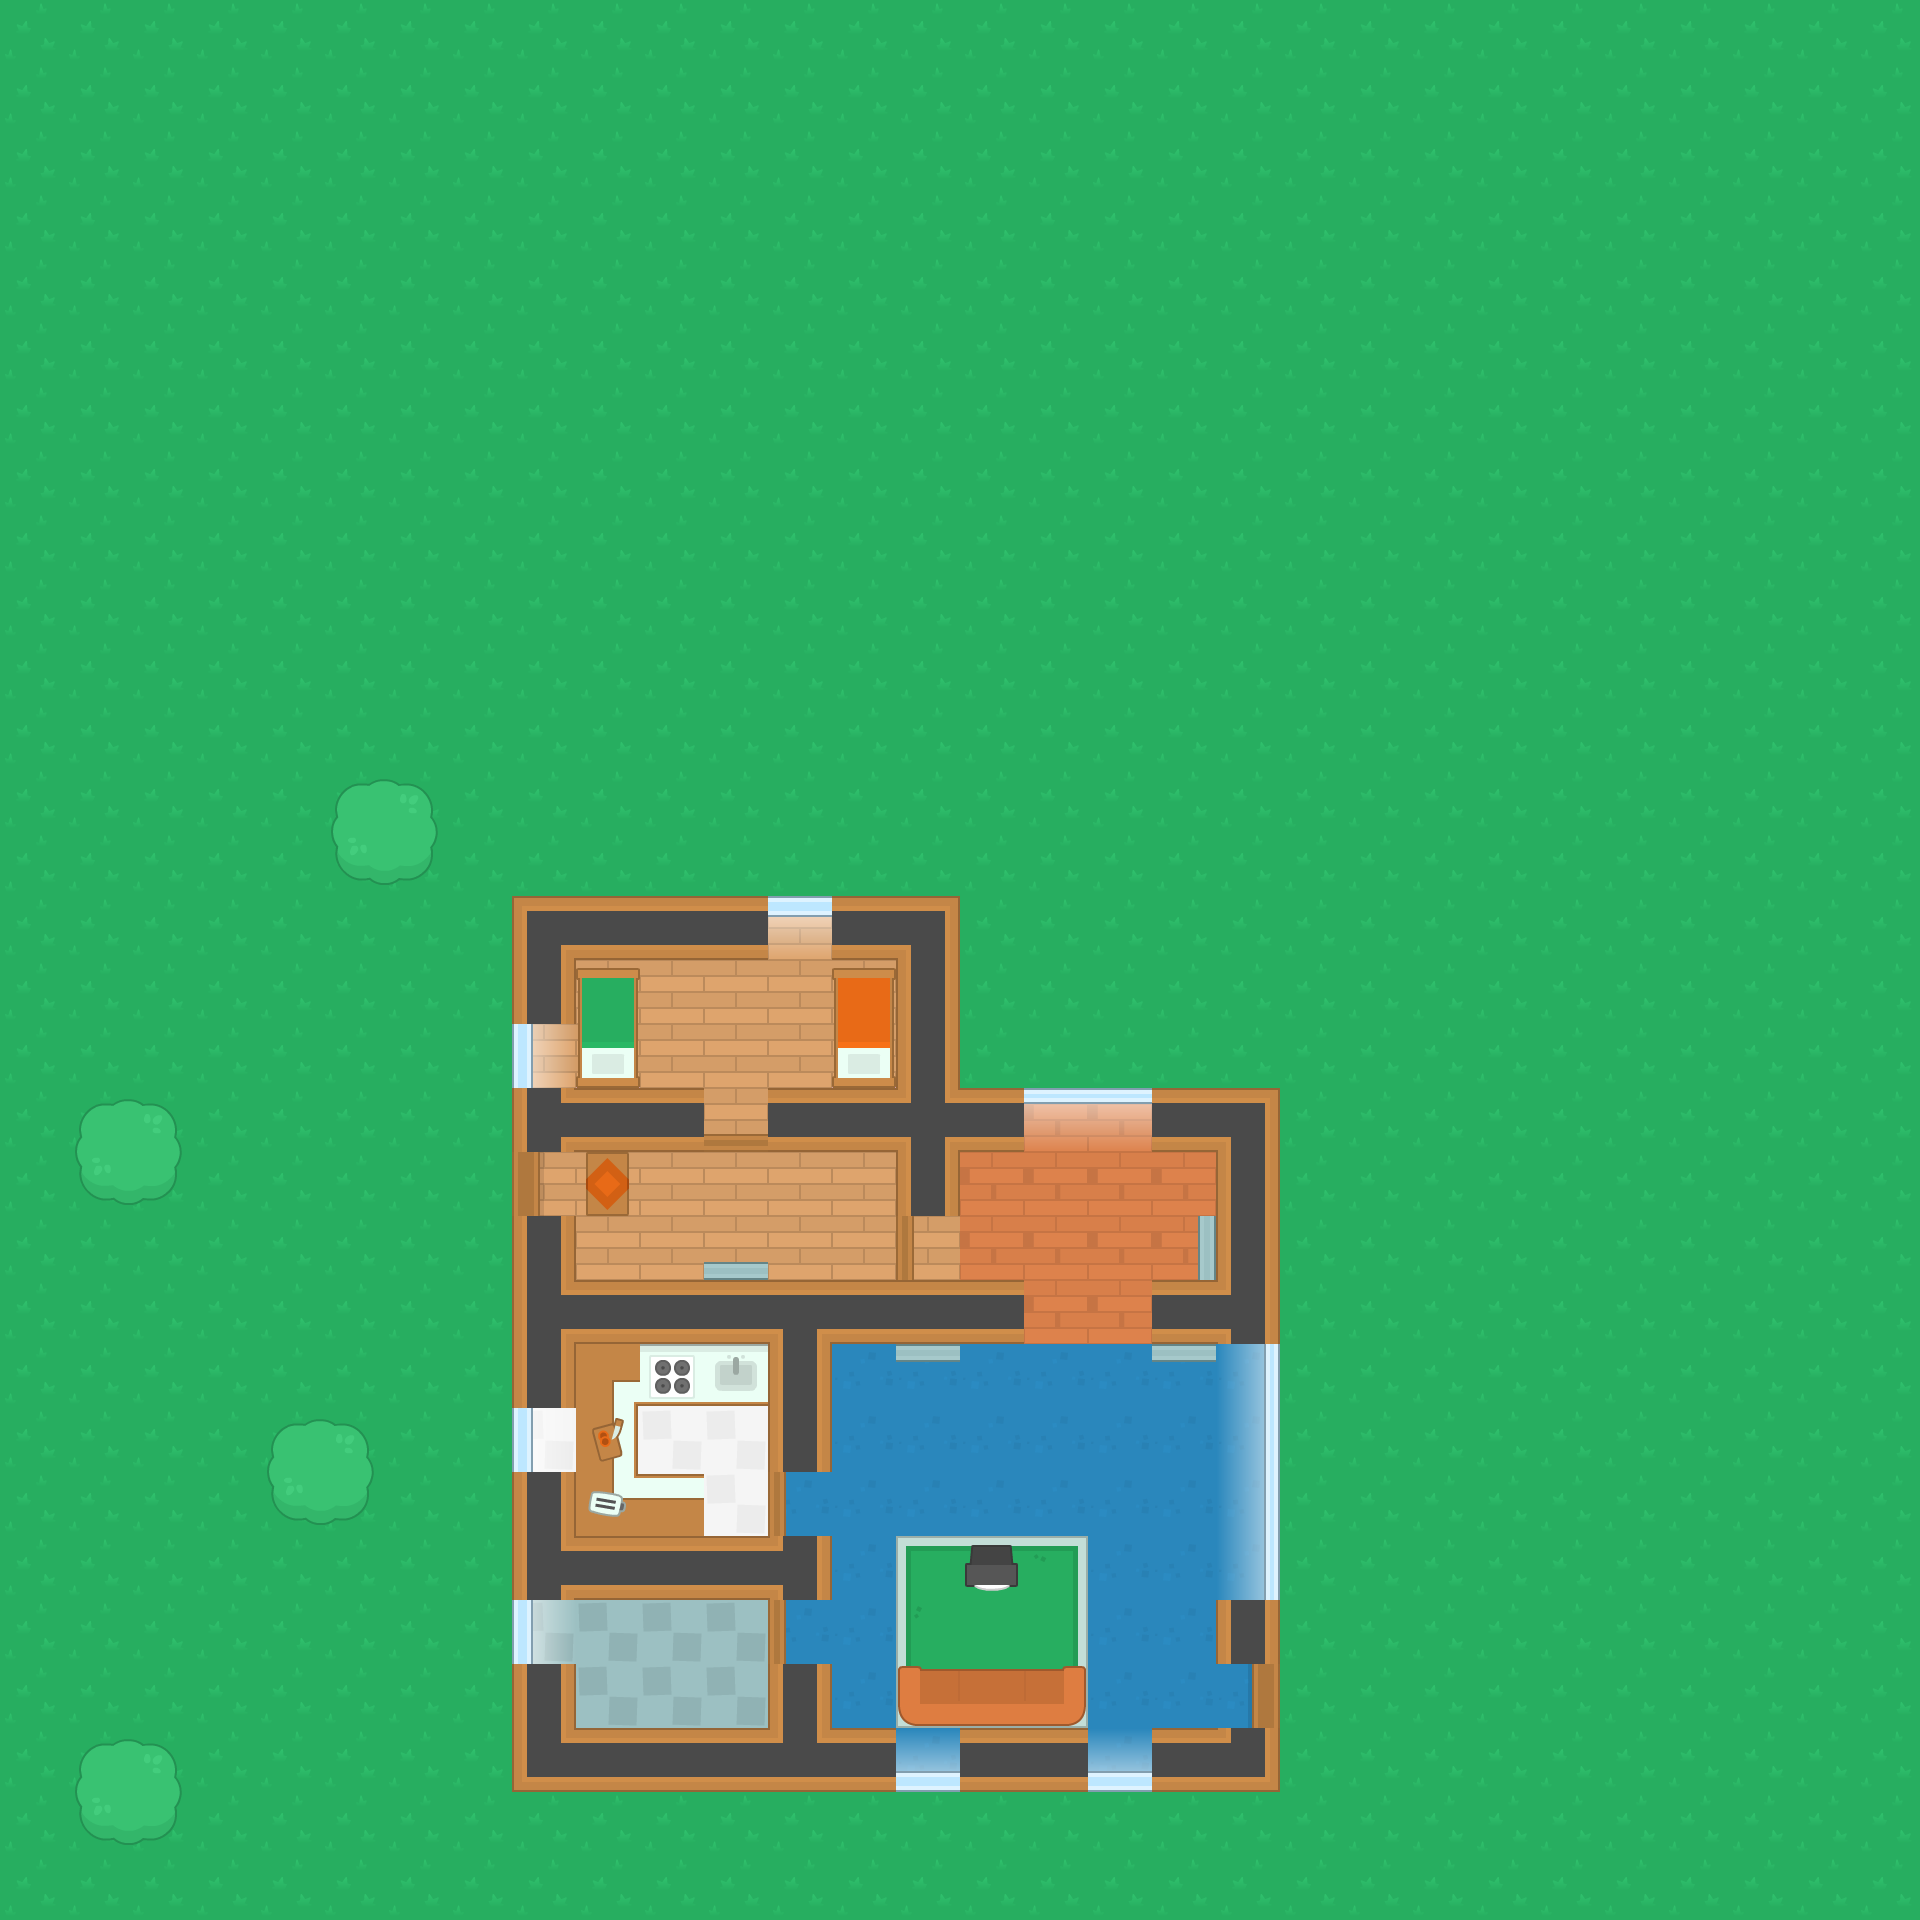

This game map was drawn from its Tiled (.tmx) file and the tilesets committed beside it. A one-line description and the trimmed map source follow:
An orthogonal 30x30 tile map with 64x64 px tiles, 7 tile layers (Ground, GroundFixture, Rubble, Floor, ...) and 1 object.

<map version="1.9" tiledversion="1.9.1" orientation="orthogonal" renderorder="right-down" width="30" height="30" tilewidth="64" tileheight="64" infinite="0" nextlayerid="9" nextobjectid="2">
 <tileset firstgid="1" source="tilesheet_complete.tsx" />
 <layer id="1" name="Ground" width="30" height="30">
  <data>[900 cells, 900 non-empty, 1 distinct tile ids]</data>
 </layer>
 <layer id="2" name="GroundFixture" width="30" height="30">
  <data>[900 cells, 0 non-empty, 0 distinct tile ids]</data>
 </layer>
 <layer id="3" name="Rubble" width="30" height="30">
  <data>[900 cells, 0 non-empty, 0 distinct tile ids]</data>
 </layer>
 <layer id="4" name="Floor" width="30" height="30">
  <data>[900 cells, 153 non-empty, 5 distinct tile ids]</data>
 </layer>
 <layer id="5" name="Floor2" width="30" height="30">
  <data>[900 cells, 12 non-empty, 12 distinct tile ids]</data>
 </layer>
 <layer id="6" name="Walls" width="30" height="30">
  <data>[900 cells, 102 non-empty, 36 distinct tile ids]</data>
 </layer>
 <layer id="7" name="Furniture" width="30" height="30">
  <data>[900 cells, 7 non-empty, 6 distinct tile ids]</data>
 </layer>
 <objectgroup id="8" name="Spawnpoints">
  <object id="1" x="1057" y="1434">
   <properties>
    <property name="playerSpawn" type="bool" value="true" />
   </properties>
   <point />
  </object>
 </objectgroup>
</map>
